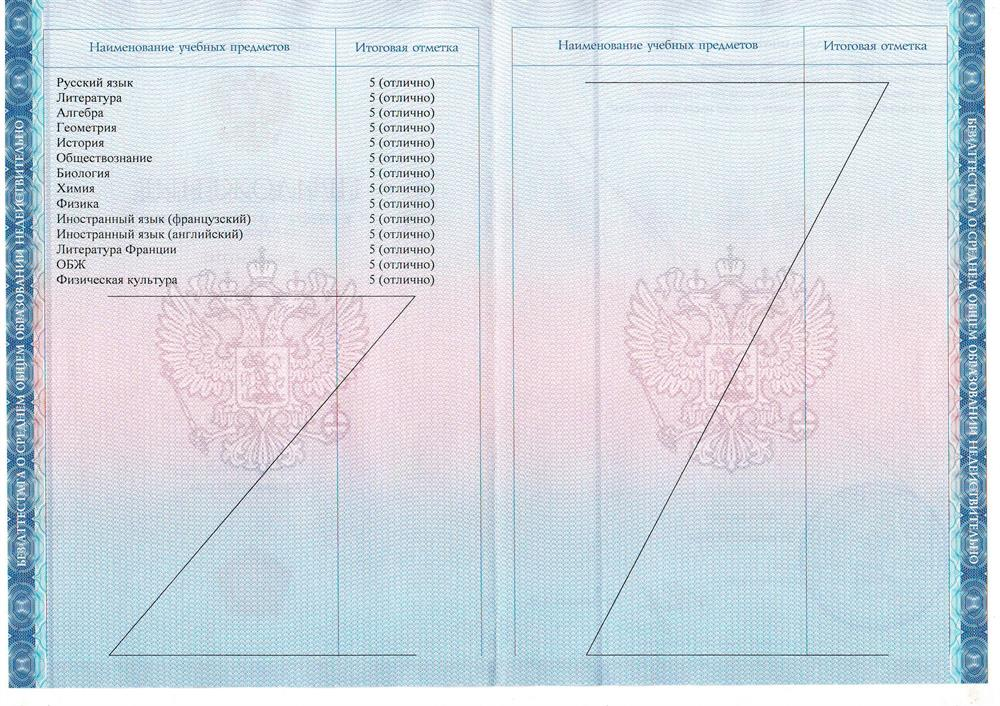
#> input picture backend/media/attestations/122886_41814.png, 1000 x 706 px, found by its file name
$ python ocr_t.py
#> lines starting #> are read from the running program, lines starting #| are printed output that depends on the picture
import pytesseract
from PIL import Image
import re

# Путь к исполняемому файлу Tesseract
pytesseract.pytesseract.tesseract_cmd = r'C:\Program Files\Tesseract-OCR\tesseract.exe'

# Обновленный список предметов с дополнительными вариациями
predmety = [
    'русский язык', 'литература', 'алгебра', 'геометрия', 'математика',
    'информатика', 'история', 'обществознание', 'география', 'биология',
    'физика', 'химия', 'физкультура', 'музыка', 'изобразительное искусство',
    'технология', 'обж', 'о5ж', 'искусство', 'иностранный язык', 'английский язык',
    'живопись', 'опд', 'проектная деятельность'
]


# Функция для подсчета оценок
def podschet_ocenok(put_k_izobrazheniyu):
    # Открываем изображение
    izobrazhenie = Image.open(put_k_izobrazheniyu)
#> izobrazhenie is the input picture: PIL image 1000x706 RGB; mean R, G, B 209.4, 216.8, 225.3

    # Преобразуем в градации серого
    izobrazhenie = izobrazhenie.convert('L')
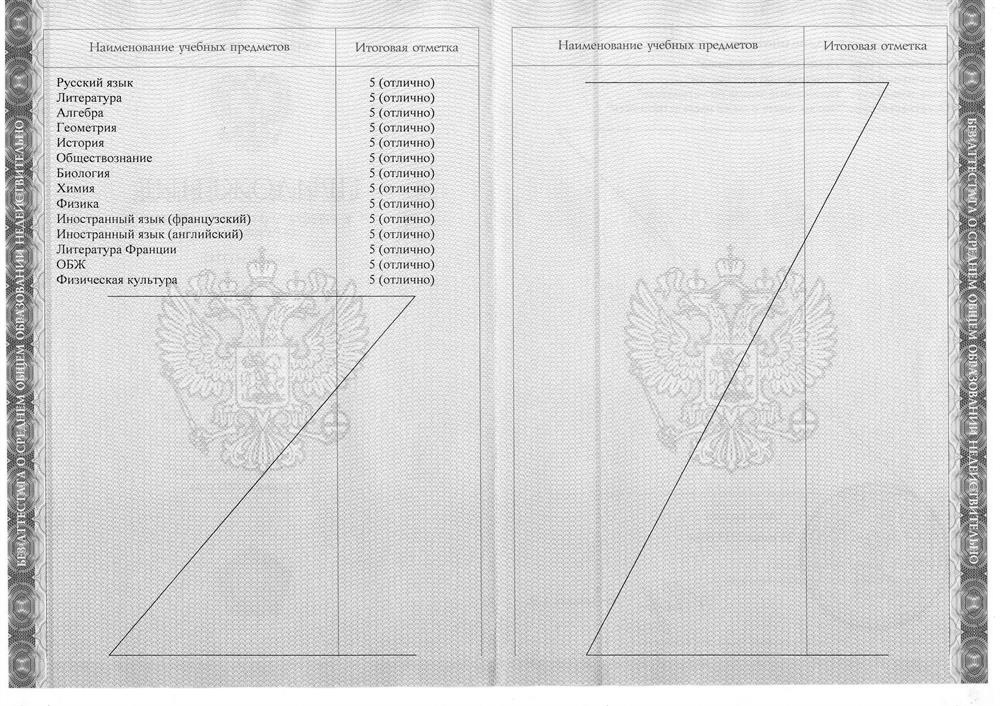
#> izobrazhenie: PIL image 1000x706 L; min 0, max 255, mean 215.6

    # Выполняем OCR с русским языком и настройками для таблицы
#> (the run stopped early here; a loop or call above may not have finished)
